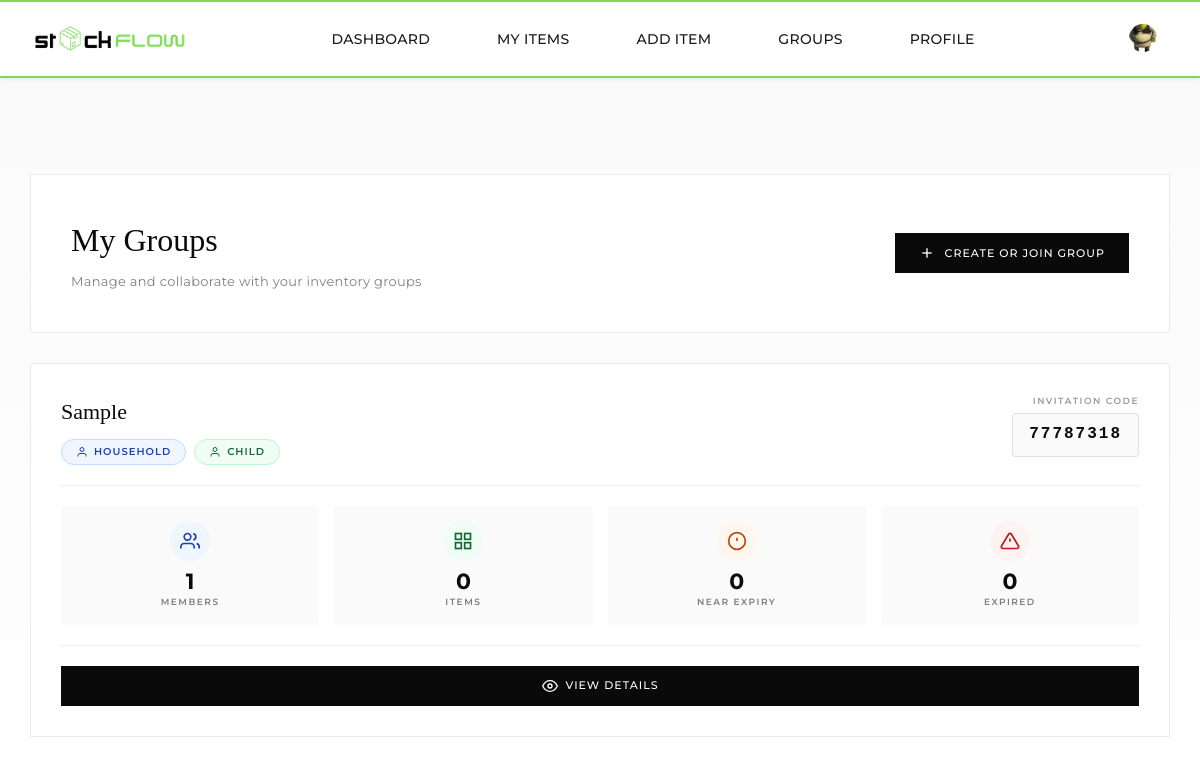
The page /user/customer/groups/my_groups.php (signed in) on the database its author committed.
### tables this page shows
CREATE TABLE `users` (
  `user_id` int(11) NOT NULL,
  `full_name` varchar(255) NOT NULL,
  `email` varchar(255) NOT NULL,
  `password` varchar(1000) NOT NULL,
  `img_name` varchar(255) DEFAULT NULL,
  `is_active` tinyint(1) DEFAULT 1,
  `last_login` timestamp NULL DEFAULT NULL,
  `role` enum('customer','grocery_admin') DEFAULT 'customer',
  `store_id` int(11) DEFAULT NULL,
  `created_at` timestamp NOT NULL DEFAULT current_timestamp(),
  `updated_at` timestamp NOT NULL DEFAULT current_timestamp() ON UPDATE current_timestamp()
);

CREATE TABLE `groups` (
  `group_id` int(11) NOT NULL,
  `group_name` varchar(255) NOT NULL,
  `group_type` enum('household','co_living','small_business') NOT NULL,
  `created_by` int(11) NOT NULL,
  `invitation_code` varchar(50) DEFAULT NULL,
  `created_at` timestamp NOT NULL DEFAULT current_timestamp()
);

### includes/config.php (called while the page is built, shortened)
<?php
$baseUrl = '/StockFlowDraft';
function isLoggedIn() {
    return isset($_SESSION['user_id']);
}
function getCurrentUserId() {
    return $_SESSION['user_id'] ?? null;
}
function getCurrentUserRole() {
    return $_SESSION['role'] ?? null;
}
?>

### user/customer/groups/my_groups.php (the view, shortened to what this page needs)
<?php
require_once __DIR__ . '/../../../includes/config.php';
$conn = getDBConnection();
$user_id = getCurrentUserId();
$stmt = $conn->prepare("
    SELECT
        g.group_id,
        g.group_name,
        g.group_type,
        g.invitation_code,
        gm.member_role,
        COUNT(DISTINCT gm2.user_id) as member_count,
        COUNT(DISTINCT ci.item_id) as total_items,
        SUM(CASE WHEN ci.expiry_status = 'near_expiry' THEN 1 ELSE 0 END) as near_expiry_items,
        SUM(CASE WHEN ci.expiry_status = 'expired' THEN 1 ELSE 0 END) as expired_items
    FROM groups g
    INNER JOIN group_members gm ON g.group_id = gm.group_id
    LEFT JOIN group_members gm2 ON g.group_id = gm2.group_id
    LEFT JOIN customer_items ci ON g.group_id = ci.group_id
    WHERE gm.user_id = ?
    GROUP BY g.group_id, g.group_name, g.group_type, g.invitation_code, gm.member_role
");
$stmt->bind_param("i", $user_id);
$stmt->execute();
$groups = $stmt->get_result();
$pageCss = '<link rel="stylesheet" href="' . htmlspecialchars($baseUrl) . '/includes/style/pages/my_groups.css">';
require_once __DIR__ . '/../../../includes/header.php';
?>
<main class="groups-page">
    <div class="groups-container">
        <div class="page-header">
            <div class="header-content">
                <div class="header-info">
                    <h1 class="page-title">My Groups</h1>
                    <p class="page-subtitle">Manage and collaborate with your inventory groups</p>
                </div>
                <div class="header-actions">
                    <a href="create_group.php" class="btn-primary">
                        <svg width="16" height="16" viewBox="0 0 24 24" fill="none" stroke="currentColor" stroke-width="2">
                            <line x1="12" y1="5" x2="12" y2="19"/><line x1="5" y1="12" x2="19" y2="12"/>
                        </svg>
                        Create or Join Group
                    </a>
                </div>
            </div>
        </div>
        <?php if ($groups->num_rows === 0): ?>
            <div class="empty-state-section">
                <div class="empty-icon">
                    <svg width="64" height="64" viewBox="0 0 24 24" fill="none" stroke="currentColor" stroke-width="1.5">
                        <path d="M17 21v-2a4 4 0 0 0-4-4H5a4 4 0 0 0-4 4v2"/><circle cx="9" cy="7" r="4"/><path d="M23 21v-2a4 4 0 0 0-3-3.87"/><path d="M16 3.13a4 4 0 0 1 0 7.75"/>
                    </svg>
                </div>
                <h2 class="empty-title">No Groups Yet</h2>
                <p class="empty-description">You haven't joined any groups yet. Create your first group to start collaborating on inventory management.</p>
                <a href="create_group.php" class="btn-primary btn-large">
                    <svg width="16" height="16" viewBox="0 0 24 24" fill="none" stroke="currentColor" stroke-width="2">
                        <line x1="12" y1="5" x2="12" y2="19"/><line x1="5" y1="12" x2="19" y2="12"/>
                    </svg>
                    Create Your First Group
                </a>
            </div>
        <?php else: ?>
            <div class="groups-grid">
                <?php while ($group = $groups->fetch_assoc()): ?>
                <div class="group-card">
                    <div class="group-header">
                        <div class="group-info">
                            <h3 class="group-name"><?php echo htmlspecialchars($group['group_name']); ?></h3>
                            <div class="group-badges">
                                <span class="badge badge-type">
                                    <svg width="12" height="12" viewBox="0 0 24 24" fill="none" stroke="currentColor" stroke-width="2">
                                        <?php if ($group['group_type'] === 'family'): ?>
                                            <path d="M3 9l9-7 9 7v11a2 2 0 0 1-2 2H5a2 2 0 0 1-2-2z"/>
                                        <?php elseif ($group['group_type'] === 'shared'): ?>
                                            <path d="M17 21v-2a4 4 0 0 0-4-4H5a4 4 0 0 0-4 4v2"/><circle cx="9" cy="7" r="4"/><path d="M23 21v-2a4 4 0 0 0-3-3.87"/><path d="M16 3.13a4 4 0 0 1 0 7.75"/>
                                        <?php else: ?>
                                            <path d="M20 21v-2a4 4 0 0 0-4-4H8a4 4 0 0 0-4 4v2"/><circle cx="12" cy="7" r="4"/>
                                        <?php endif; ?>
                                    </svg>
                                    <?php echo ucfirst(str_replace('_', ' ', $group['group_type'])); ?>
                                </span>
                                <span class="badge badge-role">
                                    <svg width="12" height="12" viewBox="0 0 24 24" fill="none" stroke="currentColor" stroke-width="2">
                                        <?php if ($group['member_role'] === 'admin'): ?>
                                            <polygon points="12 2 15.09 8.26 22 9.27 17 14.14 18.18 21.02 12 17.77 5.82 21.02 7 14.14 2 9.27 8.91 8.26 12 2"/>
                                        <?php else: ?>
                                            <path d="M20 21v-2a4 4 0 0 0-4-4H8a4 4 0 0 0-4 4v2"/><circle cx="12" cy="7" r="4"/>
                                        <?php endif; ?>
                                    </svg>
                                    <?php echo ucfirst($group['member_role']); ?>
                                </span>
                            </div>
                        </div>
                        <div class="invitation-code">
                            <div class="code-label">Invitation Code</div>
                            <div class="code-value"><?php echo $group['invitation_code']; ?></div>
                        </div>
                    </div>
                    <div class="group-stats">
                        <div class="stat-item">
                            <div class="stat-icon stat-icon-primary">
                                <svg width="20" height="20" viewBox="0 0 24 24" fill="none" stroke="currentColor" stroke-width="2">
                                    <path d="M17 21v-2a4 4 0 0 0-4-4H5a4 4 0 0 0-4 4v2"/><circle cx="9" cy="7" r="4"/><path d="M23 21v-2a4 4 0 0 0-3-3.87"/><path d="M16 3.13a4 4 0 0 1 0 7.75"/>
                                </svg>
                            </div>
                            <div class="stat-content">
                                <div class="stat-value"><?php echo $group['member_count']; ?></div>
                                <div class="stat-label">Members</div>
                            </div>
                        </div>
                        <div class="stat-item">
                            <div class="stat-icon stat-icon-success">
                                <svg width="20" height="20" viewBox="0 0 24 24" fill="none" stroke="currentColor" stroke-width="2">
                                    <rect x="3" y="3" width="7" height="7"/><rect x="14" y="3" width="7" height="7"/><rect x="14" y="14" width="7" height="7"/><rect x="3" y="14" width="7" height="7"/>
                                </svg>
                            </div>
                            <div class="stat-content">
                                <div class="stat-value"><?php echo $group['total_items'] ?? 0; ?></div>
                                <div class="stat-label">Items</div>
                            </div>
                        </div>
                        <div class="stat-item">
                            <div class="stat-icon stat-icon-warning">
                                <svg width="20" height="20" viewBox="0 0 24 24" fill="none" stroke="currentColor" stroke-width="2">
                                    <circle cx="12" cy="12" r="10"/><line x1="12" y1="8" x2="12" y2="12"/><line x1="12" y1="16" x2="12.01" y2="16"/>
                                </svg>
                            </div>
                            <div class="stat-content">
                                <div class="stat-value"><?php echo $group['near_expiry_items'] ?? 0; ?></div>
                                <div class="stat-label">Near Expiry</div>
                            </div>
                        </div>
                        <div class="stat-item">
                            <div class="stat-icon stat-icon-danger">
                                <svg width="20" height="20" viewBox="0 0 24 24" fill="none" stroke="currentColor" stroke-width="2">
                                    <path d="M10.29 3.86L1.82 18a2 2 0 0 0 1.71 3h16.94a2 2 0 0 0 1.71-3L13.71 3.86a2 2 0 0 0-3.42 0z"/><line x1="12" y1="9" x2="12" y2="13"/><line x1="12" y1="17" x2="12.01" y2="17"/>
                                </svg>
                            </div>
                            <div class="stat-content">
                                <div class="stat-value"><?php echo $group['expired_items'] ?? 0; ?></div>
                                <div class="stat-label">Expired</div>
                            </div>
                        </div>
                    </div>
                    <div class="group-actions">
                        <a href="group_details.php?id=<?php echo $group['group_id']; ?>" class="btn-view-details">
                            <svg width="16" height="16" viewBox="0 0 24 24" fill="none" stroke="currentColor" stroke-width="2">
                                <path d="M1 12s4-8 11-8 11 8 11 8-4 8-11 8-11-8-11-8z"/><circle cx="12" cy="12" r="3"/>
                            </svg>
                            View Details
                        </a>
                    </div>
                </div>
                <?php endwhile; ?>
            </div>
        <?php endif; ?>
    </div>
</main>

### includes/header.php (shortened to what this page needs)
<!DOCTYPE html>
<html lang="en">
<head>
    <link rel="stylesheet" href="<?php echo htmlspecialchars($baseUrl); ?>/css/style.css">
    <?php if (isset($pageCss)) echo $pageCss; ?>
    <link rel="stylesheet" href="<?= htmlspecialchars($baseUrl) ?>/includes/style/components/header-extras.css">
</head>
<body>
<?php if (isLoggedIn()):
    $header_user_id = (int) $_SESSION['user_id'];
    $header_stmt = $conn->prepare("SELECT full_name, img_name, role FROM users WHERE user_id = ?");
    $header_stmt->bind_param("i", $header_user_id);
    $header_stmt->execute();
    $header_result = $header_stmt->get_result();
    $header_user = $header_result->fetch_assoc();
    $profile_pic = htmlspecialchars($baseUrl) . '/images/profile_pictures/' . htmlspecialchars($header_user['img_name']);
    $current_role = getCurrentUserRole();
?>
<header class="header-container">
    <div class="header-main">
        <a href="<?= htmlspecialchars($baseUrl) ?>/index.php" class="logo">
            <img src="<?= htmlspecialchars($baseUrl) ?>/assets/logo/logo1.png" alt="StockFlow" class="logo-img">
        </a>
        <nav class="nav-container" id="mobile-nav">
            <ul class="main-nav">
                <?php if ($current_role === 'grocery_admin'): ?>
                    <li><a href="<?= htmlspecialchars($baseUrl) ?>/grocery/grocery_dashboard.php" class="nav-link">Dashboard</a></li>
                    <li><a href="<?= htmlspecialchars($baseUrl) ?>/grocery/items/grocery_items.php" class="nav-link">Inventory</a></li>
                    <li><a href="<?= htmlspecialchars($baseUrl) ?>/grocery/product_catalog/view_product_catalog.php" class="nav-link">Product Catalog</a></li>
                    <li><a href="<?= htmlspecialchars($baseUrl) ?>/grocery/suppliers/view_suppliers.php" class="nav-link">Suppliers</a></li>
                <?php else: ?>
                    <li><a href="<?= htmlspecialchars($baseUrl) ?>/user/dashboard.php" class="nav-link">Dashboard</a></li>
                    <li><a href="<?= htmlspecialchars($baseUrl) ?>/user/customer/item/my_items.php" class="nav-link">My Items</a></li>
                    <li><a href="<?= htmlspecialchars($baseUrl) ?>/user/customer/item/add_item.php" class="nav-link">Add Item</a></li>
                    <li><a href="<?= htmlspecialchars($baseUrl) ?>/user/customer/groups/my_groups.php" class="nav-link">Groups</a></li>
                    <li><a href="<?= htmlspecialchars($baseUrl) ?>/user/profile/profile.php" class="nav-link">Profile</a></li>
                <?php endif; ?>
            </ul>
        </nav>
        <div class="header-actions desktop-only">
            <div class="account-dropdown-wrapper">
                <button class="icon-btn account-dropdown-btn" aria-label="Account" type="button">
                    <img src="<?php echo $profile_pic; ?>"
                         alt="Profile"
                         class="account-profile-img"
                         onerror="this.src='<?php echo htmlspecialchars($baseUrl); ?>/user/images/profile_pictures/nopfp.jpg';">
                </button>
            </div>
        </div>
    </div>
</header>
<?php endif; ?>
</body>
</html>

### rows shown on the page
users: img_name (picture)
groups: group_name "Sample", group_type "HOUSEHOLD", member_role "CHILD", invitation_code "77787318", member_count "1", total_items "0", near_expiry_items "0", expired_items "0"
